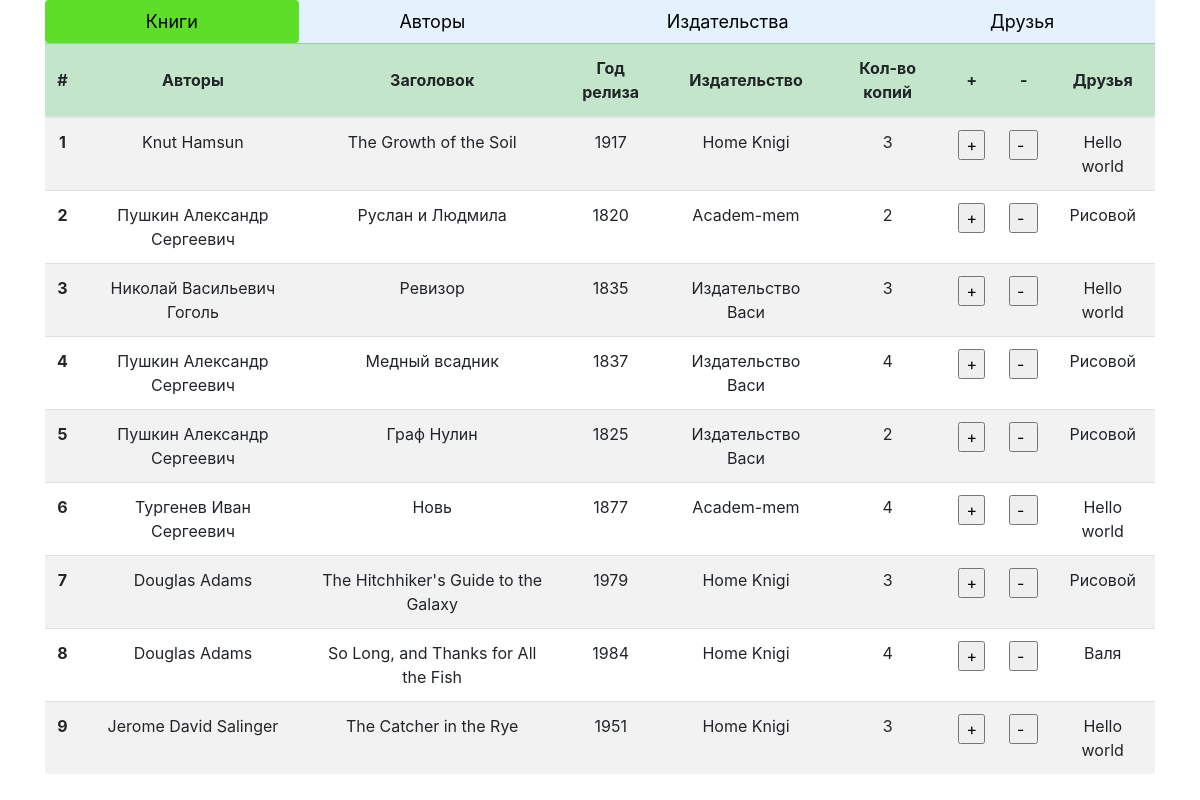
The page / on the database its author committed.
### p_library/models.py (models this page shows)
class Book(models.Model):
    ISBN = models.CharField(max_length=13)
    title = models.TextField()
    description = models.TextField()
    year_release = models.SmallIntegerField()
    copy_count = models.SmallIntegerField(default=1)
    price = models.DecimalField(default=0, max_digits=8, decimal_places=2)
    author = models.ForeignKey(Author, on_delete=models.CASCADE, related_name='authors')
    publisher = models.ForeignKey(Publisher, on_delete=models.SET_NULL, null=True, blank=True, related_name='publishers')
    friend = models.ForeignKey(Friend, on_delete=models.SET_NULL, null=True, blank=True, related_name='friends')
    book_img = models.ImageField(blank=True, null=True, upload_to='books_img')
    def __str__(self):
        return self.title

class Author(models.Model):
    full_name = models.TextField()
    birth_year = models.SmallIntegerField()
    country = models.CharField(max_length=2)
    def __str__(self):
        return self.full_name

class Publisher(models.Model):
    name = models.TextField()
    address = models.TextField()
    email = models.EmailField()
    def __str__(self):
        return self.name

class Friend(models.Model):
    full_name = models.TextField()
    phone = models.CharField(max_length=20)
    email = models.EmailField()
    def __str__(self):
        return self.full_name

### p_library/views.py (the view)
# urls.py: path('', views.index),
def index(request):
    template = loader.get_template('index.html')
    books = Book.objects.all()
    lib_data = {
        'title': 'Welcome to my personal library',
        'books': books,
    }
    return HttpResponse(template.render(lib_data, request))

### p_library/templates/index.html (shortened to what this page needs)
{% extends 'base.html' %}
{% block navigate %}
<ul class="nav nav-pills nav-fill text-center" style="background-color: #e3f2fd;">
    <li class="nav-item text-center">
        <a class="nav-link active" href="/">Книги</a>
    </li>
    <li class="nav-item">
        <a class="nav-link text-info" href="/author/">Авторы</a>
    </li>
    <li class="nav-item">
        <a class="nav-link text-info" href="/publishers/">Издательства</a>
    </li>
    <li class="nav-item">
        <a class="nav-link text-info" href="/friend/">Друзья</a>
    </li>
</ul>
{% endblock %}
{% block content %}
<table class="table table-striped text-center" ">
    <thead class="table-success">
        <tr>
            <th scope="col" style="vertical-align: middle">#</th>
            <th scope="col" style="vertical-align: middle">Авторы</th>
            <th scope="col" style="vertical-align: middle">Заголовок</th>
            <th scope="col" style="vertical-align: middle">Год релиза</th>
            <th scope="col" style="vertical-align: middle">Издательство</th>
            <th scope="col" style="vertical-align: middle">Кол-во копий</th>
            <th scope="col" style="vertical-align: middle">+</th>
            <th scope="col" style="vertical-align: middle">-</th>
            <th scope="col" style="vertical-align: middle">Друзья</th>
        </tr>
    </thead>
    <tbody>
        {% for book in books %}
            <tr>
                <th scope="row">{{ forloop.counter }}</th>
                <td>{{ book.author }}</td>
                <td>{{ book }}</td>
                <td>{{ book.year_release }}</td>
                <td>{{ book.publisher }}</td>
                <td>{{ book.copy_count }}</td>
                <td>
                    <form action="/index/book_increment/" method="post" enctype="multipart/form-data">
                        <input type="submit" value="+">
                    </form>
                </td>
                <td>
                    <form action="/index/book_decrement/" method="post" enctype="multipart/form-data">
                        <input style="padding-right: 12px;" type="submit" value="-">
                    </form>
                </td>
                <td>{{ book.friend }}</td>
            </tr>
        {% endfor %}
    </tbody>
</table>
{% endblock %}

### static/p_library/style.css (style rules this page uses)
.nav-link { font-size: 18px; color: black !important; }
.nav-pills .nav-link.active, .nav-pills .show>.nav-link { background-color: rgb(93, 223, 41) !important; }

### rows shown on the page
Book: author "Knut Hamsun", title "The Growth of the Soil", year_release "1917", publisher "Home Knigi", copy_count "3", friend "Hello world"
Book: author "Пушкин Александр Сергеевич", title "Руслан и Людмила", year_release "1820", publisher "Academ-mem", copy_count "2", friend "Рисовой"
Book: author "Николай Васильевич Гоголь", title "Ревизор", year_release "1835", publisher "Издательство Васи", copy_count "3", friend "Hello world"
Book: author "Пушкин Александр Сергеевич", title "Медный всадник", year_release "1837", publisher "Издательство Васи", copy_count "4", friend "Рисовой"
Book: author "Пушкин Александр Сергеевич", title "Граф Нулин", year_release "1825", publisher "Издательство Васи", copy_count "2", friend "Рисовой"
Book: author "Тургенев Иван Сергеевич", title "Новь", year_release "1877", publisher "Academ-mem", copy_count "4", friend "Hello world"
Book: author "Douglas Adams", title "The Hitchhiker's Guide to the Galaxy", year_release "1979", publisher "Home Knigi", copy_count "3", friend "Рисовой"
Book: author "Douglas Adams", title "So Long, and Thanks for All the Fish", year_release "1984", publisher "Home Knigi", copy_count "4", friend "Валя"
Book: author "Jerome David Salinger", title "The Catcher in the Rye", year_release "1951", publisher "Home Knigi", copy_count "3", friend "Hello world"
